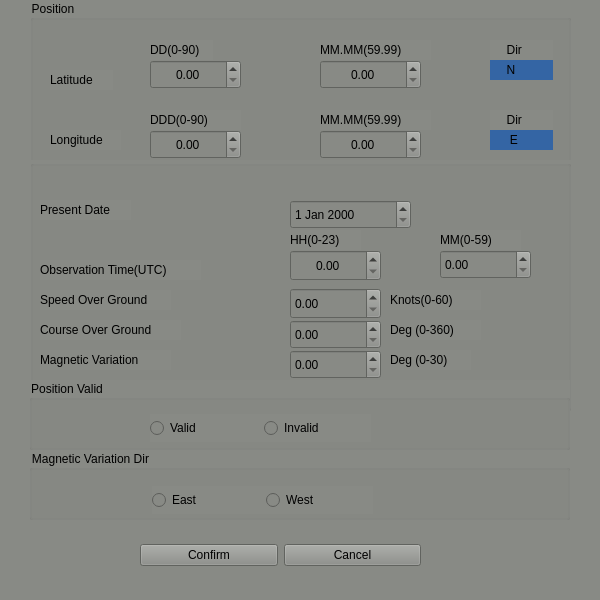
<?xml version="1.0" encoding="UTF-8"?>
<ui version="4.0">
 <class>CRMCView</class>
 <widget class="QFrame" name="CRMCView">
  <property name="enabled">
   <bool>true</bool>
  </property>
  <property name="geometry">
   <rect>
    <x>0</x>
    <y>0</y>
    <width>600</width>
    <height>600</height>
   </rect>
  </property>
  <property name="sizeIncrement">
   <size>
    <width>10</width>
    <height>10</height>
   </size>
  </property>
  <property name="windowTitle">
   <string>Frame</string>
  </property>
  <property name="styleSheet">
   <string notr="true">background-color: rgb(136, 138, 133);</string>
  </property>
  <widget class="QGroupBox" name="groupBox">
   <property name="geometry">
    <rect>
     <x>30</x>
     <y>0</y>
     <width>541</width>
     <height>181</height>
    </rect>
   </property>
   <property name="title">
    <string>Position</string>
   </property>
   <property name="flat">
    <bool>false</bool>
   </property>
   <widget class="QLabel" name="label_3">
    <property name="geometry">
     <rect>
      <x>20</x>
      <y>130</y>
      <width>71</width>
      <height>20</height>
     </rect>
    </property>
    <property name="text">
     <string>Longitude</string>
    </property>
   </widget>
   <widget class="QLabel" name="label_7">
    <property name="geometry">
     <rect>
      <x>290</x>
      <y>110</y>
      <width>111</width>
      <height>20</height>
     </rect>
    </property>
    <property name="text">
     <string>MM.MM(59.99)</string>
    </property>
   </widget>
   <widget class="QDoubleSpinBox" name="doubleSpinBox">
    <property name="geometry">
     <rect>
      <x>120</x>
      <y>60</y>
      <width>91</width>
      <height>29</height>
     </rect>
    </property>
    <property name="alignment">
     <set>Qt::AlignmentFlag::AlignCenter</set>
    </property>
   </widget>
   <widget class="QDoubleSpinBox" name="doubleSpinBox_2">
    <property name="geometry">
     <rect>
      <x>120</x>
      <y>130</y>
      <width>91</width>
      <height>29</height>
     </rect>
    </property>
    <property name="alignment">
     <set>Qt::AlignmentFlag::AlignCenter</set>
    </property>
   </widget>
   <widget class="QLabel" name="label_5">
    <property name="geometry">
     <rect>
      <x>120</x>
      <y>110</y>
      <width>91</width>
      <height>20</height>
     </rect>
    </property>
    <property name="text">
     <string>DDD(0-90)</string>
    </property>
   </widget>
   <widget class="QDoubleSpinBox" name="doubleSpinBox_3">
    <property name="geometry">
     <rect>
      <x>290</x>
      <y>60</y>
      <width>101</width>
      <height>29</height>
     </rect>
    </property>
    <property name="alignment">
     <set>Qt::AlignmentFlag::AlignCenter</set>
    </property>
   </widget>
   <widget class="QDoubleSpinBox" name="doubleSpinBox_4">
    <property name="geometry">
     <rect>
      <x>290</x>
      <y>130</y>
      <width>101</width>
      <height>29</height>
     </rect>
    </property>
    <property name="alignment">
     <set>Qt::AlignmentFlag::AlignCenter</set>
    </property>
   </widget>
   <widget class="QLabel" name="label_10">
    <property name="geometry">
     <rect>
      <x>460</x>
      <y>130</y>
      <width>63</width>
      <height>20</height>
     </rect>
    </property>
    <property name="styleSheet">
     <string notr="true">background-color: rgb(52, 101, 164);</string>
    </property>
    <property name="text">
     <string>      E</string>
    </property>
   </widget>
   <widget class="QLabel" name="label_2">
    <property name="geometry">
     <rect>
      <x>20</x>
      <y>70</y>
      <width>63</width>
      <height>20</height>
     </rect>
    </property>
    <property name="text">
     <string>Latitude</string>
    </property>
   </widget>
   <widget class="QLabel" name="label_4">
    <property name="geometry">
     <rect>
      <x>120</x>
      <y>40</y>
      <width>63</width>
      <height>20</height>
     </rect>
    </property>
    <property name="text">
     <string>DD(0-90)</string>
    </property>
   </widget>
   <widget class="QLabel" name="label_8">
    <property name="geometry">
     <rect>
      <x>460</x>
      <y>40</y>
      <width>63</width>
      <height>20</height>
     </rect>
    </property>
    <property name="text">
     <string>     Dir</string>
    </property>
   </widget>
   <widget class="QLabel" name="label_9">
    <property name="geometry">
     <rect>
      <x>460</x>
      <y>110</y>
      <width>63</width>
      <height>20</height>
     </rect>
    </property>
    <property name="text">
     <string>     Dir</string>
    </property>
   </widget>
   <widget class="QLabel" name="label_11">
    <property name="geometry">
     <rect>
      <x>460</x>
      <y>60</y>
      <width>63</width>
      <height>20</height>
     </rect>
    </property>
    <property name="styleSheet">
     <string notr="true">background-color: rgb(52, 101, 164);</string>
    </property>
    <property name="text">
     <string>     N</string>
    </property>
   </widget>
   <widget class="QLabel" name="label_6">
    <property name="geometry">
     <rect>
      <x>290</x>
      <y>40</y>
      <width>111</width>
      <height>20</height>
     </rect>
    </property>
    <property name="text">
     <string>MM.MM(59.99)</string>
    </property>
   </widget>
  </widget>
  <widget class="QGroupBox" name="groupBox_2">
   <property name="geometry">
    <rect>
     <x>30</x>
     <y>160</y>
     <width>541</width>
     <height>251</height>
    </rect>
   </property>
   <property name="title">
    <string/>
   </property>
   <widget class="QLabel" name="label_22">
    <property name="geometry">
     <rect>
      <x>560</x>
      <y>70</y>
      <width>63</width>
      <height>20</height>
     </rect>
    </property>
    <property name="text">
     <string>SS(0-59)</string>
    </property>
   </widget>
   <widget class="QLabel" name="label_19">
    <property name="geometry">
     <rect>
      <x>360</x>
      <y>130</y>
      <width>91</width>
      <height>20</height>
     </rect>
    </property>
    <property name="text">
     <string>Knots(0-60)</string>
    </property>
   </widget>
   <widget class="QLabel" name="label_15">
    <property name="geometry">
     <rect>
      <x>10</x>
      <y>160</y>
      <width>141</width>
      <height>20</height>
     </rect>
    </property>
    <property name="text">
     <string>Course Over Ground</string>
    </property>
   </widget>
   <widget class="QDoubleSpinBox" name="doubleSpinBox_8">
    <property name="geometry">
     <rect>
      <x>260</x>
      <y>190</y>
      <width>91</width>
      <height>29</height>
     </rect>
    </property>
   </widget>
   <widget class="QLabel" name="label_21">
    <property name="geometry">
     <rect>
      <x>360</x>
      <y>190</y>
      <width>81</width>
      <height>20</height>
     </rect>
    </property>
    <property name="text">
     <string>Deg (0-30)</string>
    </property>
   </widget>
   <widget class="QLabel" name="label_16">
    <property name="geometry">
     <rect>
      <x>10</x>
      <y>190</y>
      <width>131</width>
      <height>20</height>
     </rect>
    </property>
    <property name="text">
     <string>Magnetic Variation</string>
    </property>
   </widget>
   <widget class="QLabel" name="label_13">
    <property name="geometry">
     <rect>
      <x>10</x>
      <y>100</y>
      <width>161</width>
      <height>20</height>
     </rect>
    </property>
    <property name="text">
     <string>Observation Time(UTC)</string>
    </property>
   </widget>
   <widget class="QDoubleSpinBox" name="doubleSpinBox_7">
    <property name="geometry">
     <rect>
      <x>260</x>
      <y>160</y>
      <width>91</width>
      <height>29</height>
     </rect>
    </property>
   </widget>
   <widget class="QLabel" name="label_20">
    <property name="geometry">
     <rect>
      <x>360</x>
      <y>160</y>
      <width>91</width>
      <height>20</height>
     </rect>
    </property>
    <property name="text">
     <string>Deg (0-360)</string>
    </property>
   </widget>
   <widget class="QDoubleSpinBox" name="doubleSpinBox_5">
    <property name="geometry">
     <rect>
      <x>260</x>
      <y>90</y>
      <width>91</width>
      <height>31</height>
     </rect>
    </property>
    <property name="alignment">
     <set>Qt::AlignmentFlag::AlignCenter</set>
    </property>
   </widget>
   <widget class="QDoubleSpinBox" name="doubleSpinBox_11">
    <property name="geometry">
     <rect>
      <x>560</x>
      <y>90</y>
      <width>81</width>
      <height>29</height>
     </rect>
    </property>
   </widget>
   <widget class="QLabel" name="label_12">
    <property name="geometry">
     <rect>
      <x>10</x>
      <y>40</y>
      <width>91</width>
      <height>20</height>
     </rect>
    </property>
    <property name="text">
     <string>Present Date</string>
    </property>
   </widget>
   <widget class="QDoubleSpinBox" name="doubleSpinBox_6">
    <property name="geometry">
     <rect>
      <x>260</x>
      <y>128</y>
      <width>91</width>
      <height>31</height>
     </rect>
    </property>
   </widget>
   <widget class="QLabel" name="label_17">
    <property name="geometry">
     <rect>
      <x>410</x>
      <y>70</y>
      <width>81</width>
      <height>20</height>
     </rect>
    </property>
    <property name="text">
     <string>MM(0-59)</string>
    </property>
   </widget>
   <widget class="QLabel" name="label_14">
    <property name="geometry">
     <rect>
      <x>10</x>
      <y>130</y>
      <width>131</width>
      <height>20</height>
     </rect>
    </property>
    <property name="text">
     <string>Speed Over Ground</string>
    </property>
   </widget>
   <widget class="QDateEdit" name="dateEdit">
    <property name="geometry">
     <rect>
      <x>260</x>
      <y>40</y>
      <width>121</width>
      <height>29</height>
     </rect>
    </property>
   </widget>
   <widget class="QLabel" name="label_18">
    <property name="geometry">
     <rect>
      <x>260</x>
      <y>70</y>
      <width>71</width>
      <height>20</height>
     </rect>
    </property>
    <property name="text">
     <string>HH(0-23)</string>
    </property>
   </widget>
   <widget class="QDoubleSpinBox" name="doubleSpinBox_10">
    <property name="geometry">
     <rect>
      <x>410</x>
      <y>90</y>
      <width>91</width>
      <height>29</height>
     </rect>
    </property>
   </widget>
  </widget>
  <widget class="QGroupBox" name="groupBox_3">
   <property name="geometry">
    <rect>
     <x>29</x>
     <y>380</y>
     <width>541</width>
     <height>70</height>
    </rect>
   </property>
   <property name="title">
    <string>Position Valid</string>
   </property>
   <widget class="QWidget" name="layoutWidget">
    <property name="geometry">
     <rect>
      <x>121</x>
      <y>34</y>
      <width>221</width>
      <height>28</height>
     </rect>
    </property>
    <layout class="QHBoxLayout" name="horizontalLayout">
     <item>
      <widget class="QRadioButton" name="radioButton">
       <property name="text">
        <string>Valid</string>
       </property>
      </widget>
     </item>
     <item>
      <widget class="QRadioButton" name="radioButton_2">
       <property name="text">
        <string>Invalid</string>
       </property>
      </widget>
     </item>
    </layout>
   </widget>
  </widget>
  <widget class="QGroupBox" name="groupBox_4">
   <property name="geometry">
    <rect>
     <x>29</x>
     <y>450</y>
     <width>541</width>
     <height>70</height>
    </rect>
   </property>
   <property name="title">
    <string>Magnetic Variation Dir</string>
   </property>
   <widget class="QWidget" name="layoutWidget">
    <property name="geometry">
     <rect>
      <x>123</x>
      <y>36</y>
      <width>221</width>
      <height>28</height>
     </rect>
    </property>
    <layout class="QHBoxLayout" name="horizontalLayout_2">
     <item>
      <widget class="QRadioButton" name="radioButton_3">
       <property name="text">
        <string>East</string>
       </property>
      </widget>
     </item>
     <item>
      <widget class="QRadioButton" name="radioButton_4">
       <property name="text">
        <string>West</string>
       </property>
      </widget>
     </item>
    </layout>
   </widget>
  </widget>
  <widget class="QWidget" name="layoutWidget">
   <property name="geometry">
    <rect>
     <x>140</x>
     <y>540</y>
     <width>281</width>
     <height>30</height>
    </rect>
   </property>
   <layout class="QHBoxLayout" name="horizontalLayout_3">
    <item>
     <widget class="QPushButton" name="pushButton">
      <property name="text">
       <string>Confirm</string>
      </property>
     </widget>
    </item>
    <item>
     <widget class="QPushButton" name="pushButton_2">
      <property name="text">
       <string>Cancel</string>
      </property>
     </widget>
    </item>
   </layout>
  </widget>
 </widget>
 <resources/>
 <connections/>
</ui>
